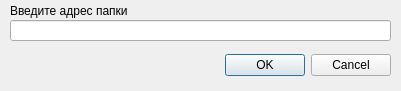
<?xml version="1.0" encoding="UTF-8"?>
<ui version="4.0">
 <class>Dialog</class>
 <widget class="QDialog" name="Dialog">
  <property name="geometry">
   <rect>
    <x>0</x>
    <y>0</y>
    <width>401</width>
    <height>91</height>
   </rect>
  </property>
  <property name="windowTitle">
   <string>Выбор папки</string>
  </property>
  <widget class="QDialogButtonBox" name="buttonBox">
   <property name="geometry">
    <rect>
     <x>10</x>
     <y>50</y>
     <width>381</width>
     <height>31</height>
    </rect>
   </property>
   <property name="orientation">
    <enum>Qt::Horizontal</enum>
   </property>
   <property name="standardButtons">
    <set>QDialogButtonBox::Cancel|QDialogButtonBox::Ok</set>
   </property>
  </widget>
  <widget class="QLineEdit" name="line">
   <property name="geometry">
    <rect>
     <x>10</x>
     <y>20</y>
     <width>381</width>
     <height>21</height>
    </rect>
   </property>
  </widget>
  <widget class="QLabel" name="label">
   <property name="geometry">
    <rect>
     <x>10</x>
     <y>0</y>
     <width>121</width>
     <height>21</height>
    </rect>
   </property>
   <property name="text">
    <string>Введите адрес папки</string>
   </property>
   <property name="alignment">
    <set>Qt::AlignLeading|Qt::AlignLeft|Qt::AlignVCenter</set>
   </property>
  </widget>
 </widget>
 <resources/>
 <connections>
  <connection>
   <sender>buttonBox</sender>
   <signal>accepted()</signal>
   <receiver>Dialog</receiver>
   <slot>accept()</slot>
   <hints>
    <hint type="sourcelabel">
     <x>248</x>
     <y>254</y>
    </hint>
    <hint type="destinationlabel">
     <x>157</x>
     <y>274</y>
    </hint>
   </hints>
  </connection>
  <connection>
   <sender>buttonBox</sender>
   <signal>rejected()</signal>
   <receiver>Dialog</receiver>
   <slot>reject()</slot>
   <hints>
    <hint type="sourcelabel">
     <x>316</x>
     <y>260</y>
    </hint>
    <hint type="destinationlabel">
     <x>286</x>
     <y>274</y>
    </hint>
   </hints>
  </connection>
 </connections>
</ui>
